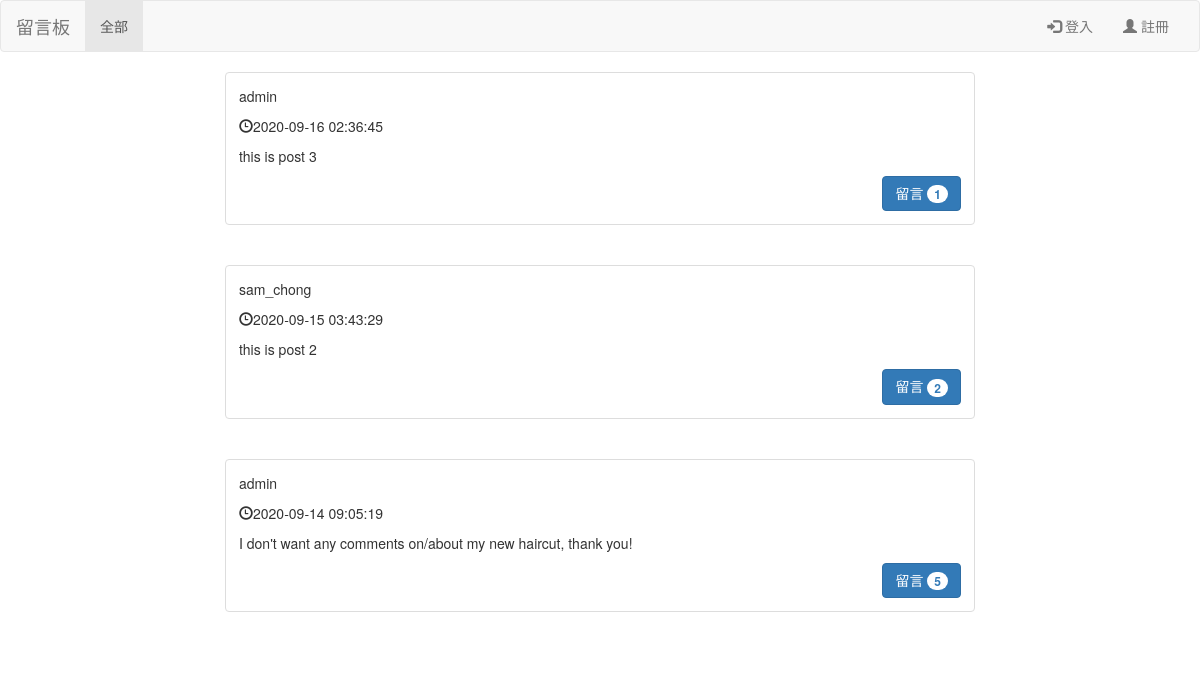
Page /home on the earlier database version.
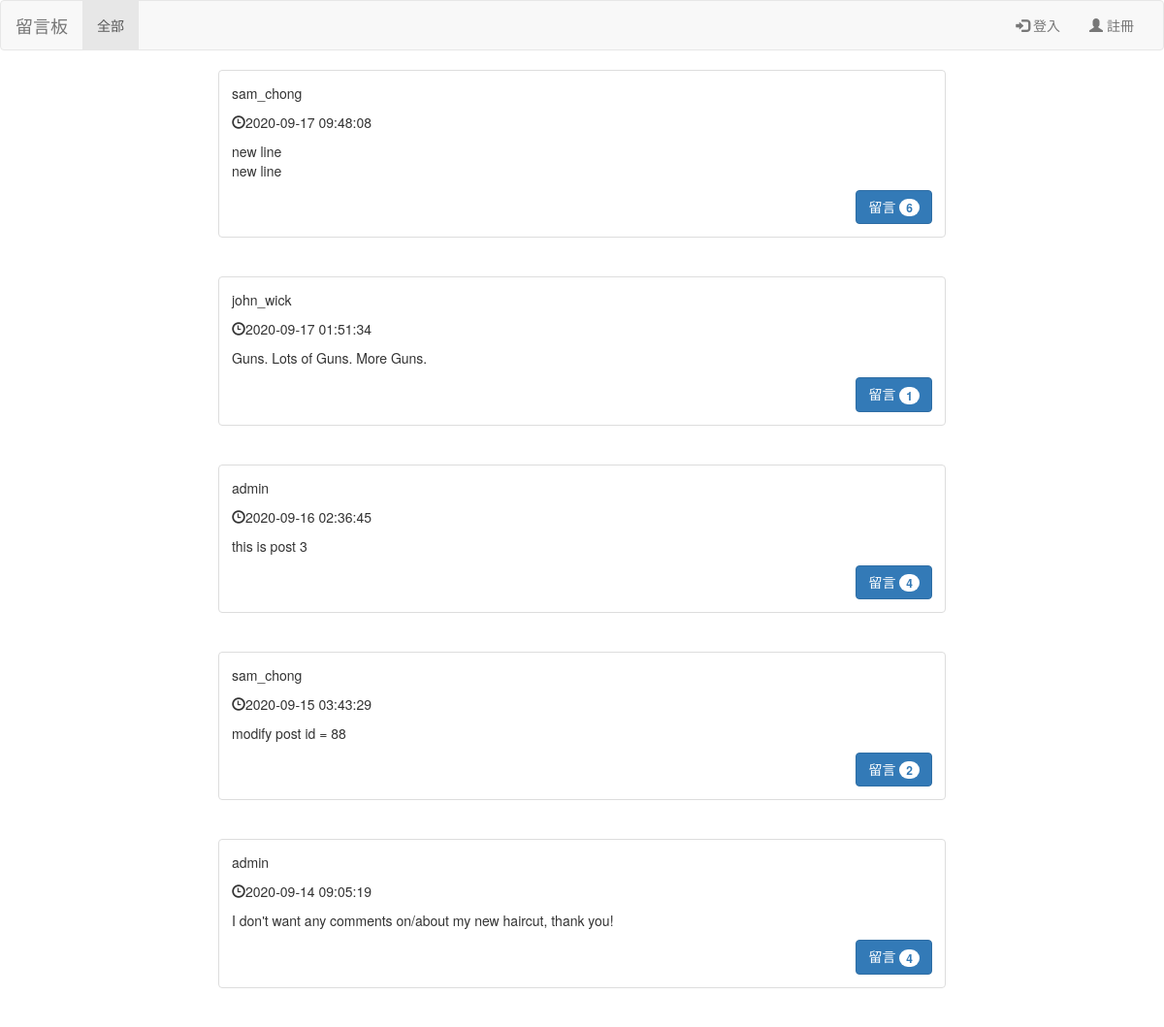
Same page on the later database version.
### tables this page shows
CREATE TABLE `broad` (
  `broad_id` int(10) UNSIGNED NOT NULL,
  `user_id` int(10) UNSIGNED NOT NULL,
  `message` varchar(255) NOT NULL,
  `broad_enabled` tinyint(1) UNSIGNED NOT NULL DEFAULT '1',
  `create_time` timestamp NOT NULL DEFAULT CURRENT_TIMESTAMP
);

CREATE TABLE `users` (
  `user_id` int(10) UNSIGNED NOT NULL,
  `user_name` varchar(255) NOT NULL,
  `user_passwd` varchar(255) NOT NULL,
  `user_reg_time` timestamp NOT NULL DEFAULT CURRENT_TIMESTAMP,
  `user_enabled` tinyint(1) UNSIGNED NOT NULL DEFAULT '1'
);

### home.php (called while the page is built, shortened)
<?php
    require_once('./includes/class-autoload.php');
    require_once('./includes/loginStatus.php');
    $broad = new Broad();
    require_once('./views/home.page.php');

### includes/class-autoload.php (called while the page is built, shortened)
<?php
function myAutoLoader($className) {
    $path = "classes/";
    $extension = ".php";
    $fileName = $path . $className . $extension;
}

### includes/loginStatus.php (called while the page is built, shortened)
<?php
$login = new Users();
$loginStatus = ($login->sessionLogin()) ? true : false;

### classes/users.php (called while the page is built, shortened)
<?php
class Users extends Dbh {
public function sessionLogin(): bool {
    if(session_status() == PHP_SESSION_ACTIVE) {
        $sql = "SELECT * FROM `user_sessions`, `users` WHERE (user_sessions.session_id = ?)
                AND (user_sessions.login_time >= (NOW() - INTERVAL 15 MINUTE))
                AND (user_sessions.user_id = users.user_id)
                AND (users.user_enabled = 1)";
        $param = array(session_id());
        $result = $this->select($sql, $param);
    }
    return false;
}
}

### classes/dbh.php (called while the page is built, shortened)
<?php
class Dbh {
    private $host = "localhost";
    private $user = "root";
    private $pwd = "root";
    private $dbName = "message_broad";
    protected function connect() {
        $dsn = 'mysql:host=' . $this->host . ';dbname=' . $this->dbName;
        $pdo = new PDO($dsn, $this->user, $this->pwd);
        $pdo->setAttribute(PDO::ATTR_DEFAULT_FETCH_MODE, PDO::FETCH_ASSOC);
        return $pdo;
    }
    protected function select($query,$param) {
        $stmt = $this->connect()->prepare($query);
        $stmt->execute($param);
        $result = $stmt->fetch();
        return $result;
    }
    protected function selectAll($query,$param) {
        $stmt = $this->connect()->prepare($query);
        $stmt->execute($param);
        $result = $stmt->fetchAll();
        return $result;
    }
}

### classes/broad.php (called while the page is built, shortened)
<?php
class Broad extends Dbh{
    public function showAllBroad() {
        $sql = "SELECT broad.*, users.user_name,
                COUNT(CASE WHEN message.message_enabled = 1 THEN 1 ELSE NULL END) AS message_count FROM broad
                LEFT JOIN message ON broad.broad_id = message.broad_id
                JOIN users ON users.user_id = broad.user_id
                WHERE broad.broad_enabled = 1
                GROUP BY broad.broad_id
                ORDER BY broad.create_time DESC";
        $param = array(null);
        $result = $this->selectAll($sql, $param);
        return $result;
    }
}

### views/blade/broad.page.php (the view, shortened to what this page needs)
<div class="container">
<?php
    $broadData = $broad->showAllBroad();
    foreach($broadData as $b) :
        $postId = $b['broad_id'];
        $postMessage = $b['message'];
        $postAt = $b['create_time'];
        $postAuthor = $b['user_name'];
        $count = $b['message_count']; ?>
        <div class="row" style="padding-bottom: 20px;">
            <div class="col-lg-8 col-lg-offset-2">
            <div class="thumbnail">
                <div class="caption">
                    <p><?=$postAuthor?></p>
                    <p><span class="glyphicon glyphicon-time"></span><?=$postAt?></p>
                    <p><?=$postMessage?></p>
                    <div class="row">
                    <div class="col pull-right">
                        <span style="padding-right:15px">
                            <button form="goPost" type="submit" name="postId" value="<?=$postId?>" class="btn btn-primary">留言 <span class="badge progress-bar-primary"><?=$count?></span></button>
                        </span>
                    </div>
                    </div>
                </div>
            </div>
            </div>
        </div>
<?php endforeach; ?>
</div>

### views/home.page.php (shortened to what this page needs)
<!DOCTYPE html>
<html lang="en">
<head>
    <link href="http://netdna.bootstrapcdn.com/bootstrap/3.0.0/css/bootstrap.min.css" rel="stylesheet">
</head>
<body>
<?php
    require_once('./views/blade/navbar.page.php');
    require_once('./views/blade/broad.page.php');
?>
</body>
</html>

### views/blade/navbar.page.php (shortened to what this page needs)
<nav class="navbar navbar-default">
  <div class="container-fluid">
    <div class="navbar-header">
      <a class="navbar-brand" href="home">留言板</a>
    </div>
    <div class="collapse navbar-collapse" id="bs-example-navbar-collapse-1">
      <ul class="nav navbar-nav">
        <li class="active"><a href="home">全部<span class="sr-only">(current)</span></a></li>
      </ul>
      <ul class="nav navbar-nav navbar-right">
      <?php if($loginStatus){
        echo '<li class="dropdown">
                <a href="#" class="dropdown-toggle" data-toggle="dropdown" role="button" aria-haspopup="true" aria-expanded="false"><span class="glyphicon glyphicon-user" aria-hidden="true"></span> '.$userName.' <span class="caret"></span></a>
                <ul class="dropdown-menu">
                  <li><a href="#"><button type="submit" form="logout" name="logout" class="btn btn-link btn-block">登出</button></a></li>
                </ul>
              </li>';
      } else {
        echo '<li><a href="login"><span class="glyphicon glyphicon-log-in"></span> 登入</a></li>
              <li><a href="register"><span class="glyphicon glyphicon-user"></span> 註冊</a></li>';
      } ?>
      </ul>
    </div>
  </div>
</nav>

Differences in the rows shown:
added broad: user.user_name "sam_chong", create_time "2020-09-17 09:48:08", message "new line new line", $postId 20 (drawn), count "6"
added broad: user.user_name "john_wick", create_time "2020-09-17 01:51:34", message "Guns. Lots of Guns. More Guns.", $postId 8 (drawn), count "1"
computed for broad "this is post 3": count "1" → "4"
changed broad: message "this is post 2" → "modify post id = 88"
computed for broad "I don't want any comments on/about my new haircut, thank you!": count "5" → "4"
